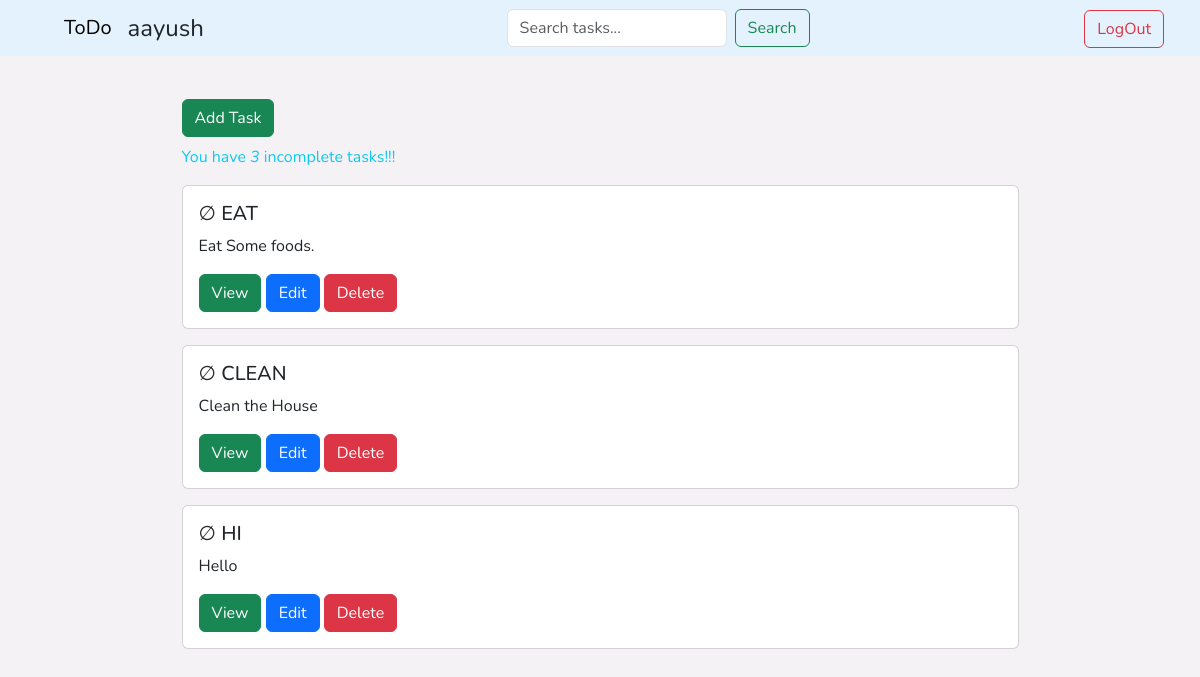
The app's page / (signed in), older data.
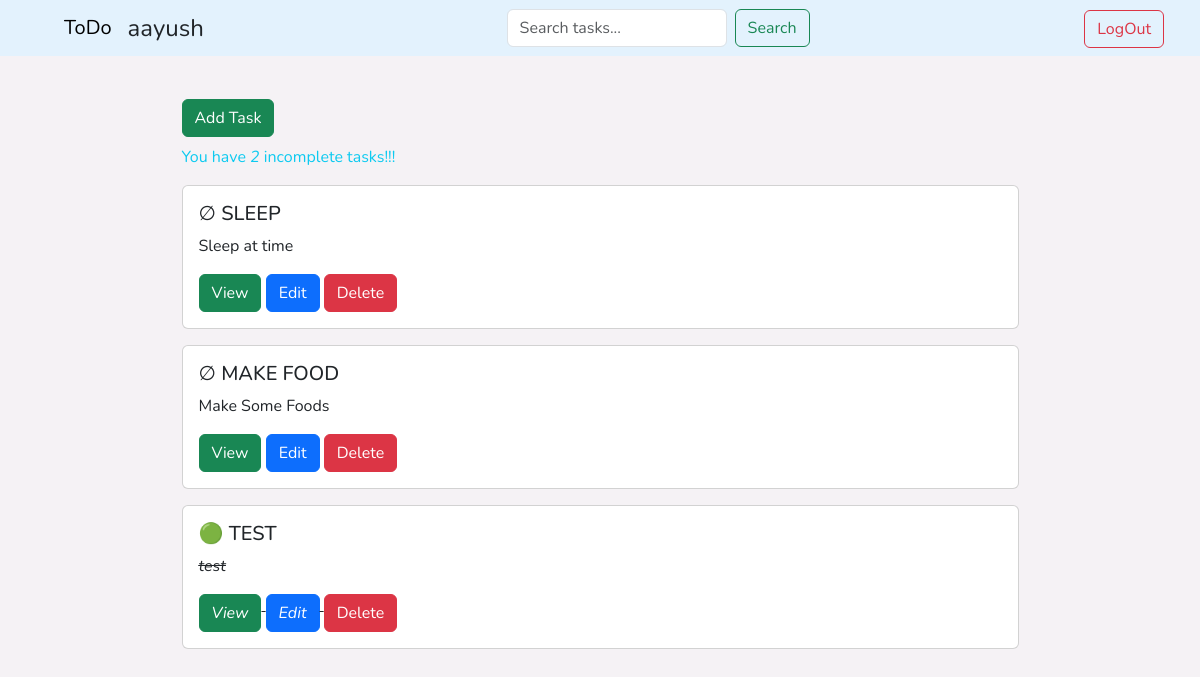
The same page, newer data.
### task/models.py (models this page shows, shortened)
class Task(models.Model):
    user = models.ForeignKey(User , on_delete=models.CASCADE, related_name='user', null=True, blank=True)
    title = models.CharField(max_length=200, )
    description = models.TextField(null=True, blank=True)
    complete = models.BooleanField(default=False)
    created_at = models.DateTimeField(auto_now_add=True)
    class Meta:
        ordering = ['complete', '-created_at']

### task/views.py (the view)
# urls.py: path('', TaskList.as_view(), name='tasks'),
class TaskList(LoginRequiredMixin, ListView):
    model = Task
    context_object_name = 'tasks'
    def get_context_data(self, **kwargs):
        context = super().get_context_data(**kwargs)
        context['tasks'] = context['tasks'].filter(user=self.request.user)
        context['count'] = context['tasks'].filter(complete=False).count()
        search_input = self.request.GET.get('search') or ''
        if search_input:
            context['tasks'] = context['tasks'].filter(Q(title__startswith=search_input) | Q(description__icontains=search_input))
        context['search_input'] = search_input
        return context

### task/templates/task/task_list.html (shortened to what this page needs)
{% extends "task/base.html" %}
{% block content %}
<div class="container-sm">
  <div class="my-3 mx-auto w-75">
    <a class="btn btn-success mt-3 " href="{% url 'task-create' %}">Add Task</a>
    <p class="mt-2 text-info">You have <em>{{count}}</em> incomplete task{{count|pluralize}}!!!</p>
  </div>
  {% for task in tasks %}
  <div class="card w-75 my-3 mx-auto">
    <div class="row g-0 align-items-center">
      <div class="col-12 col-md-9">
        <div class="card-body">
          <h5 class="card-title"> {% if task.complete %} &#128994; {% else %} &#8709; {% endif %} {{ task.title|upper }}
          </h5>
          {% if task.complete %}
          <p class="card-text">
            <em><s>{% if task.description|length > 15 %}
                {{ task.description|slice:":15" }}... </s></em>
            {% else %}
            <em><s>{{ task.description }} </s> </em>
            {% endif %}
          </p>
          {% else %}
          <p class="card-text">
            {% if task.description|length > 15 %}
            {{ task.description|slice:":15" }}...
            {% else %}
            {{ task.description }}
            {% endif %}</p>
          {% endif %}
          <a href="{% url 'task' task.id%}" class="btn btn-success">View</a>
          <a href="{% url 'task-update' task.id%}" class="btn btn-primary">Edit</a>
          <button type="button" class="btn btn-danger" data-bs-toggle="modal" data-bs-target="#deleteModal"
            data-task-id="{{ task.id }}" data-task-title="{{ task.title }}"
            data-delete-url="{% url 'task-delete' task.id %}">
            Delete
          </button>
        </div>
      </div>
    </div>
  </div>
  {% empty %}
  <h3>No Items Added.</h3>
  {% endfor %}
</div>
{% endblock %}

### task/templates/task/base.html (shortened to what this page needs)
{% load static %}
<!DOCTYPE html>
<html lang="en">
<head>
  <link href="https://cdn.jsdelivr.net/npm/bootstrap@5.3.7/dist/css/bootstrap.min.css" rel="stylesheet"
 />
  <link rel="stylesheet" href="{% static 'task/style.css' %}" />
</head>
<body>
  <main>
    <nav class="navbar navbar-expand-lg fs-4 py-0 fixed-top" style="background-color: #e3f2fd" data-bs-theme="light">
      <div class="container-fluid mx-4">
        <div class="navbar navbar-expand-lg mx-3" style="background-color: #e3f2fd" data-bs-theme="light">
          <div class="container-fluid">
            <a class="navbar-brand" href="{% url 'tasks' %}">ToDo</a>
            <span class="nav-link active">{{request.user}}</span>
          </div>
        </div>
        <form action="" class="d-flex mx-4" role="search" method="GET">
          <input class="form-control me-2" type="text" name="search" aria-label="Search" placeholder="Search tasks..."
            value="{{request.GET.search|default:''}}">
          <input type="submit" value="Search" class="btn btn-outline-success">
        </form>
        <form action="{% url 'logout' %}" method="POST">
          <button class="btn btn-outline-danger" type="submit">LogOut</button>
        </form>
      </div>
    </nav>
    {% block content %} {% endblock %}
  </main>
</body>
</html>

### task/static/task/style.css (style rules this page uses)
body { padding-top: 4.2rem !important; background-color: #f5f2f5 !important; font-family: 'Nunito', sans-serifn !important; }
body { background-color: #3566ca; }

Row changes from the older to the newer data that the page shows:
no longer on this page (row edited): Task: title "EAT", description "Eat Some foods."
removed Task: title "CLEAN", description "Clean the House"
removed Task: title "HI", description "Hello"
added Task: title "SLEEP", description "Sleep at time"
added Task: title "MAKE FOOD", description "Make Some Foods"
added Task: title "TEST", description "test"
Text that changed along with them:
{{ count }}: "3" → "2"
